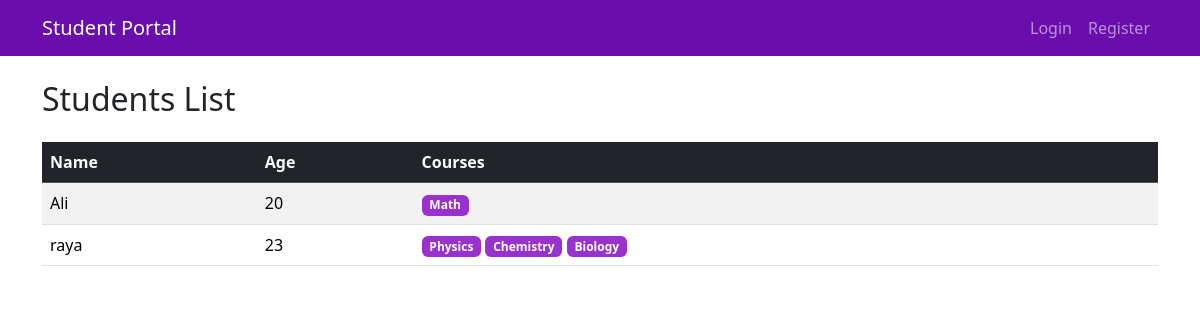
The page /students/ on the database its author committed.
### student_portal/models.py (models this page shows, shortened)
class Student(db.Model):
    id = db.Column(db.Integer, primary_key=True)
    name = db.Column(db.String(80), nullable=False)
    age = db.Column(db.Integer, nullable=False)
    courses = db.relationship('Course', secondary=enrollments, back_populates='students')

class Course(db.Model):
    id = db.Column(db.Integer, primary_key=True)
    name = db.Column(db.String(100), nullable=False)
    students = db.relationship('Student', secondary=enrollments, back_populates='courses')

### student_portal/routes/students.py (the view)
@students_bp.route('/', methods=['GET'])
def list_students():
    students = Student.query.all()
    return render_template('students/list.html', students=students)

### student_portal/templates/students/list.html (shortened to what this page needs)
{% extends 'base.html' %}
{% block content %}
<h2 class="mb-4">Students List</h2>
<table class="table table-striped">
    <thead class="table-dark">
        <tr>
            <th>Name</th>
            <th>Age</th>
            <th>Courses</th>
        </tr>
    </thead>
    <tbody>
        {% for s in students %}
        <tr>
            <td>{{ s.name }}</td>
            <td>{{ s.age }}</td>
            <td>
                {% for c in s.courses %}
                    <span class="badge" style="background-color: #9932cc;">{{ c.name }}</span>
                {% endfor %}
            </td>
        </tr>
        {% endfor %}
    </tbody>
</table>
{% endblock %}

### rows shown on the page
Student: name "Ali", age "20"
Course: name "Math"
Student: name "raya", age "23"
Course: name "Physics"
Course: name "Chemistry"
Course: name "Biology"
